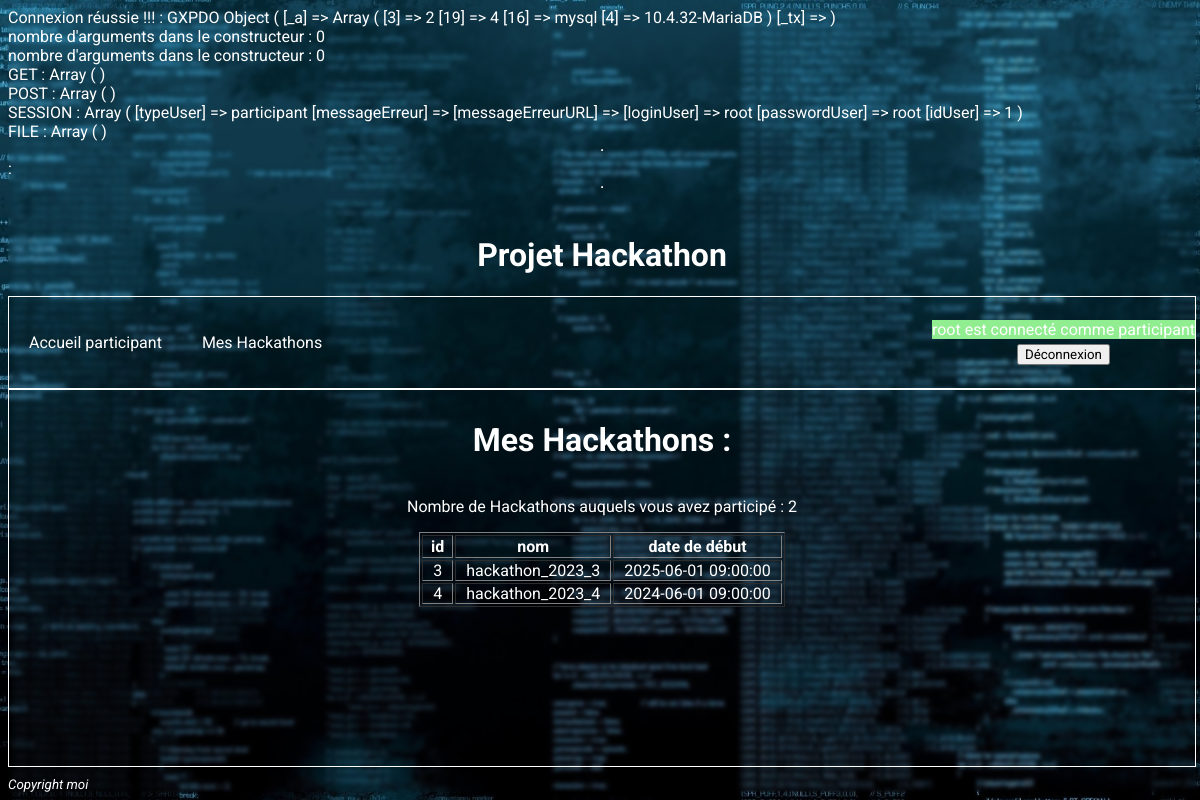
The app's page /ctrls/ctrl_mes_hackathons.php (signed in) with its own data.
### tables this page shows
CREATE TABLE `hackathons` (
  `idHackathon` int(11) NOT NULL,
  `nomHackathon` varchar(30) NOT NULL,
  `dateDebutHackathon` datetime NOT NULL
);

### modele/initialisation/tools/connexionDB.php (called while the page is built)
<?php
$dbname_global = 'u715474161_Sonia';
$username_global = 'u715474161_Sonia';
$password_global = 'Cjyz9384';
function connexionDB()
{
	global $dbname_global;
	global $username_global;
	global $password_global;
	$sgbdname = 'mysql';
	$host = 'localhost';
	$charset = 'utf8';
	$dsn =
		$sgbdname .
		':host=' . $host .
		';dbname=' . $dbname_global .
		';charset=' . $charset;
	$erreur = array(
		PDO::ATTR_ERRMODE => PDO::ERRMODE_EXCEPTION
	);
	try {
		$bdd = new PDO($dsn, $username_global, $password_global, $erreur);
		debug($bdd, 'Connexion réussie !!!');
		return $bdd;
	} catch (PDOException $e) {
		debug($e->getMessage(), 'Connexion échouée');
		return NULL;
	}
}

### modele/initialisation/initialisation.php (called while the page is built, shortened)
<?php
include_once("../modele/initialisation/tools/debug.php");
include("../modele/initialisation/tools/connexionDB.php");
$bdd = connexionDB();
$copyright = "moi";

### ctrls/ctrl_mes_hackathons.php (called while the page is built, shortened)
<?php
include("../modele/initialisation/initialisation.php");
include("../modele/modele_participant.php");
include("../modele/modele_hackathon.php");
$idParticipant = $_SESSION["idUser"];
$IDMesHackathons = selectMesHackathons($idParticipant, $bdd);
$mesHackathons = [];
foreach ($IDMesHackathons as $IDHackathon) {
    $hackathon = selectHackathonParId($bdd, $IDHackathon);
    if ($hackathon) {
        $mesHackathons[] = $hackathon;
    }
}
debug_get_post();
include("../views/pages/view_mes_hackathons.php");

### modele/modele_participant.php (called while the page is built, shortened)
<?php
function selectMesHackathons($idParticipant, $bdd)
{
   $reqSQL = 'SELECT idHackathon
   FROM participantshackathons
   WHERE idParticipant = :alias_idParticipant';
   $reqPHP = $bdd->prepare($reqSQL);
   $reqPHP->execute(array('alias_idParticipant' => $idParticipant));
   return $reqPHP->fetchAll(PDO::FETCH_COLUMN, 0);
}

### modele/modele_hackathon.php (called while the page is built, shortened)
<?php
function selectHackathonParId($bdd, $idHackathon)
{
   $reqSQL = 'SELECT *
      FROM hackathons
      WHERE idHackathon = :alias_id
   ';
   $reqPHP = $bdd->prepare($reqSQL);
   $resultat = $reqPHP->execute(array(
      'alias_id' => $idHackathon,
   ));
   $reqPHP->setFetchMode(PDO::FETCH_CLASS, 'Hackathon');
   $hackathon = $reqPHP->fetch();
   return $hackathon;
}

### modele/classes_metier/Hackathon.php (called while the page is built, shortened)
<?php
class Hackathon
{
   private int $idHackathon;
   private string $nomHackathon;
   private string $dateDebutHackathon;
   public function getId(): int
   {
      return $this->idHackathon;
   }
   public function getNom(): string
   {
      return $this->nomHackathon;
   }
   public function getDateDebut(): string
   {
      return $this->dateDebutHackathon;
   }
}

### views/pages/view_mes_hackathons.php (the view)
<!DOCTYPE html>
<html lang="fr">
<head>
	<?php include_once("../views/include/head.php") ?>
</head>
<body>
	<header>
		<?php include_once("../views/include/header.php") ?>
	</header>
	<nav>
		<?php
		include_once("../views/include/nav_participant.php")
		?>
	</nav>
	<main>
		<h1>Mes Hackathons : </h1>
		<p>Nombre de Hackathons auquels vous avez participé : <?php echo sizeof($mesHackathons) ?> </p>
		<table border>
			<tr>
				<th>id</th>
				<th>nom</th>
				<th>date de début</th>
			</tr>
			<?php foreach ($mesHackathons as $monHackathon) { ?>
				<tr>
					<td><?php echo $monHackathon->getId() ?></td>
					<td><?php echo $monHackathon->getNom() ?></td>
					<td><?php echo $monHackathon->getDateDebut() ?></td>
				</tr>
			<?php } ?>
		</table>
	</main>
	<footer>
		<?php include("../views/include/footer.php"); ?>
	</footer>
</body>
</html>

### modele/initialisation/tools/debug.php (shortened to what this page needs)
<?php
$debug_on = true;
$debug_get_post_on = true;
function debug_get_post()
{
   global $debug_get_post_on;
   if ($debug_get_post_on == true) {
      echo 'GET : ';
      print_r($_GET);
      echo 'POST : ';
      print_r($_POST);
      echo 'SESSION : ';
      print_r($_SESSION);
      echo 'FILE : ';
      print_r($_FILES);
   }
}
function debug($variable, $texte = "")
{
   global $debug_on;
   if ($debug_on == true) {
      echo $texte . " : ";
      print_r($variable);
   }
}

### views/include/head.php (shortened to what this page needs)
<link rel="stylesheet" href="../public/css/style.css">

### views/include/header.php
<h1>Projet Hackathon</h1>

### views/include/nav_participant.php
<ul>
   <li><a href="../ctrls/ctrl_participant.php">Accueil participant</a></li>
   <li><a href="../ctrls/ctrl_mes_hackathons.php">Mes Hackathons</a></li>
</ul>
<div>
   <form action="appel_ctrl_deconnexion.php" method="POST">
      <label class="loginUser"><?php echo $_SESSION["loginUser"] . " est connecté comme " . $_SESSION["typeUser"]?></label>
      <button type="submit">Déconnexion</button>
   </form>
</div>

### views/include/footer.php
<p style="color:white">Copyright <?php echo $copyright ?></p>

### public/css/style.css (style rules this page uses)
* { color:white; font-family: "Roboto", sans-serif; }
button { color: black; }
button, input[type="submit"], input[type="button"], input[type="reset"] { color: black; }
body { background-image: url(../img/back2.jpeg); width: 99%; display: flex; flex-direction: column; min-height: 98vh; background-size: cover; background-position: center; background-repeat: no-repeat; background-attachment: fixed; backdrop-filter: blur(2px); }
header { text-align: center; }
nav { display:flex; justify-content: space-between; align-items: center; border: 1px solid rgb(255, 255, 255); }
nav div form { display: flex; margin: 0px; text-align: center; flex-direction: column; align-items: center; }
nav div form label { background-color: pink; }
nav div form label.loginUser { background-color: lightgreen; margin-bottom: 5px; }
nav ul { display:flex; padding-left: 0px; }
nav ul li a { text-decoration: none; color: rgb(255, 255, 255); }
nav ul li { list-style-type: none; padding: 20px; }
nav form button { color: black; }
main { border:1px solid rgb(255, 255, 255); padding:10px 30px 25px 30px; flex: 1; display: flex; flex-direction: column; justify-content: right; align-items: center; text-align: right; color: rgb(255, 255, 255); }
main td { padding:0px 10px 0px 10px; text-align: center; }
footer { display: flex; flex-wrap : wrap; }
footer p { width: 100%; margin:0px; font-style: italic; font-size:smaller; margin-top: 10px; }
:root { --form-background: rgba(255, 255, 255, 0.2); --form-backdrop-filter: blur(10px); --input-background: rgba(255, 255, 255, 0.25); --input-icon-color: #fff; --input-border-radius: 20px; --button-background: linear-gradient(145deg, #21D4FD, #B721FF); --button-hover-opacity: 0.9; --link-color: #fff; --link-hover-decoration: underline; }

### records on screen
hackathons: idHackathon "3", nomHackathon "hackathon_2023_3", dateDebutHackathon "2025-06-01 09:00:00"
hackathons: idHackathon "4", nomHackathon "hackathon_2023_4", dateDebutHackathon "2024-06-01 09:00:00"

### other values on screen
$texte "nombre d'arguments dans le constructeur nombre d'arguments dans le constructeur"
$_SESSION["loginUser"] "root"
$_SESSION["typeUser"] "participant"
sizeof($mesHackathons) "2"
$copyright "moi"
